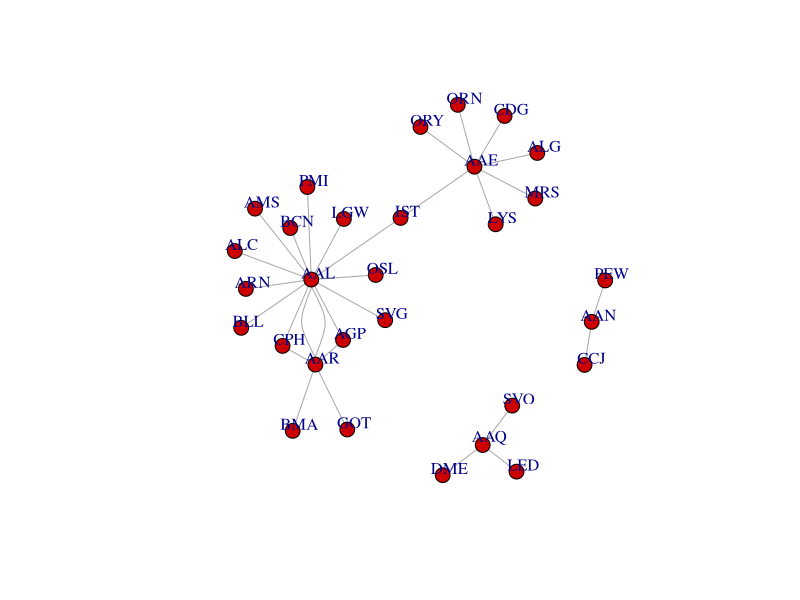
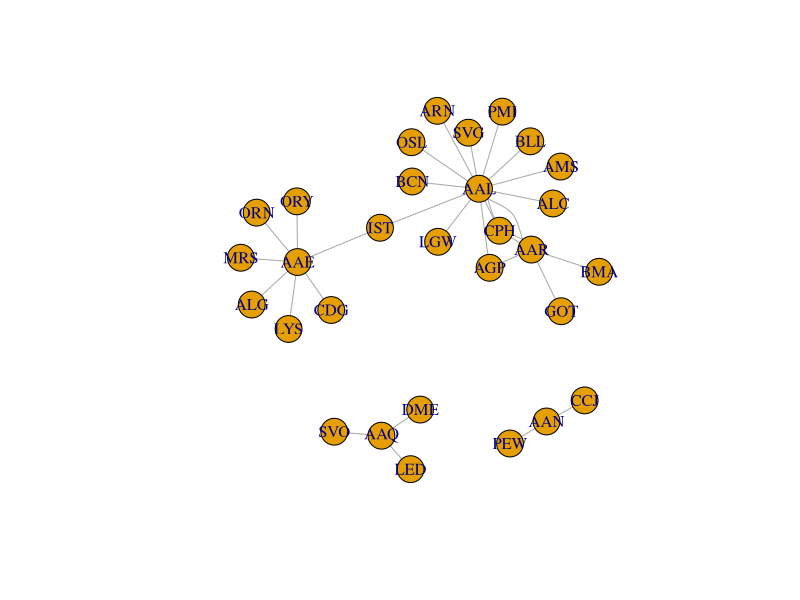
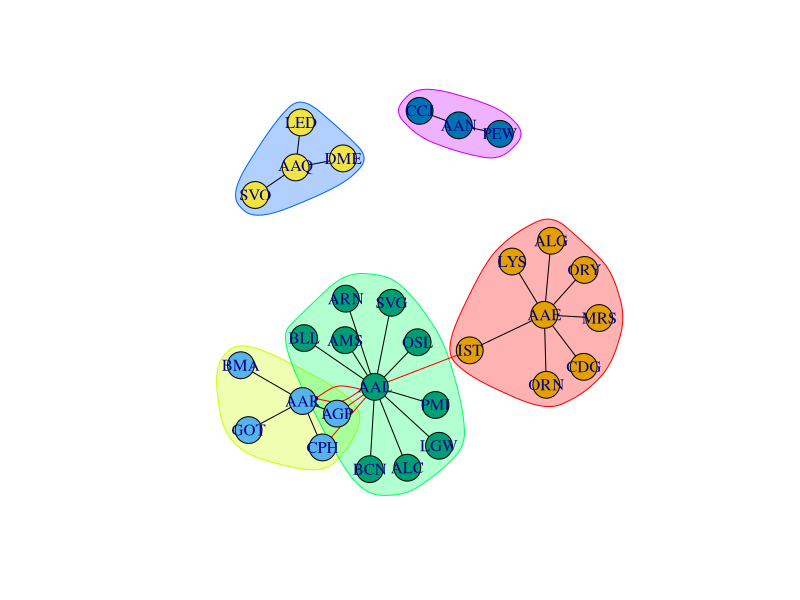
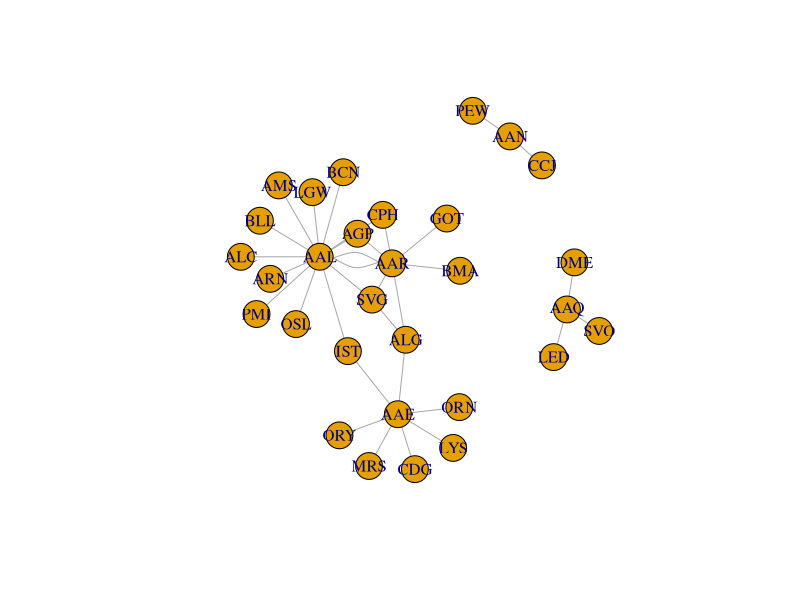

These figures' R source, in order: (Note: this script raises an error after producing the figures.)

#Load the package igraph (Network analysis and visualization)
library(igraph)
library(dplyr)

setwd(dirname(rstudioapi::getActiveDocumentContext()$path))
airports <- read.csv("airports.csv")
routes = read.csv("routes.csv")

edges <- routes %>% select(Source.Airport, Destinaton.Airport)%>% group_by(Source.Airport, Destinaton.Airport) %>% summarize(n())
colnames(edges)[1] <- "from"
colnames(edges)[2] <- "to"
colnames(edges)[3] <- "weight"

###################################
# data preparation
###################################

# make sure nodes is unique
nodes <- airports %>% select(IATA, Latitude, Longitude)
nodes <-unique(nodes[,1:3])
nodes <- subset(nodes, nodes$IATA != '\\N')

# remove edges that do not have valid nodes
edges <- edges[(edges$from %in% nodes$IATA),]
edges <- edges[(edges$to %in% nodes$IATA),]

#remove node that is used in any edge
nodes <- nodes[((nodes$IATA %in% edges$to) | (nodes$IATA %in% edges$from)),]


## reduce number of edges and nodes
edges <- edges[1:30,]
nodes <- nodes[((nodes$IATA %in% edges$to) | (nodes$IATA %in% edges$from)),]



#convert data to igraph object
g1<- graph_from_data_frame(d = edges[, 1:2], vertices = nodes$IATA, directed = FALSE)

##edges
E(g1)

##Vetices
V(g1)

table(head_of(g1, E(g1)))
V(g1)$degree<-degree(g1)
gorder(g1) 

plot(g1,vertex.color="red3",vertex.size=8,edge.arrow.size=0.3,
     vertex.label.cex=0,vertex.label.dist=0.7)
plot (g1)


###########################################
#community Detection
##########################################

##########################################
# Clique detection
##########################################

# The functions find cliques, ie. complete subgraphs in a graph
# clique.number calculates the size of the largest clique(s).
clique.number(g1)

#cliques find all complete subgraphs in the input graph, 
#obeying the size limitations given in the min and max arguments.
cliques(g1, min=3)

# How about we want to find smaller cliques
cliques(g1, min=22)

#maximal.cliques finds all maximal cliques in the input graph.
#A clique in maximal if it cannot be extended to a larger clique. 
#The largest cliques (maximum cliques) are always maximal, but a maximal clique is not neccessarily the largest.
maximal.cliques(g1)

# Maximum cliques: largest.cliques finds all largest cliques in the input 
# graph. A clique is largest if there is no other clique including more vertices.
largest.cliques(g1)




####################################################
# walktrap method
#####################################################

wc <- walktrap.community(g1)

#modularity calculates the modularity of a graph with respect to the given membership vector.
#Clauset, A.; Newman, M. E. J. & Moore, C. Finding community structure in very large networks,
#Phyisical Review E 2004, 70, 066111
modularity(wc)

membership(wc)
plot(wc, g1)



############################################################
# edge.betweenness.community
# Community structure detection based on edge betweenness
###########################################################
# Many networks consist of modules which are densely connected themselves 
#but sparsely connected to other modules.
#M Newman and M Girvan: Finding and evaluating community structure in networks, Physical
#Review E 69, 026113 (2004)
eb <- edge.betweenness.community(g1)
eb





############################################################
# fastgreedy.community 
# Community structure via greedy optimization of modularity
###########################################################
g1 <- add.edges(g1, c(1,6, 1,11, 6, 11))
plot(g1)
fc <- fastgreedy.community(g1)
membership(fc)
sizes(fc)

#karate <- graph.famous("Zachary")
#plot(karate)
fc
dendPlot(fc)

##########################################################
# leading.eigenvector.community
# Community structure detecting based on the leading eigenvector of the
# community matrix
##########################################################
lec <- leading.eigenvector.community(g1)
lec
leading.eigenvector.community(g1, start=membership(lec))



############################################################
# spinglass.community 
# Finding communities in graphs based on statistical meachanics
# This function tries to find communities in graphs via a 
# spin-glass model and simulated annealing.
############################################################
# J. Reichardt and S. Bornholdt: Statistical Mechanics of Community Detection, Phys. Rev. E, 74,
# 016110 (2006), http://arxiv.org/abs/cond-mat/0603718
# M. E. J. Newman and M. Girvan: Finding and evaluating community structure in networks, Phys.
# Rev. E 69, 026113 (2004)
# V.A. Traag and Jeroen Bruggeman: Community detection in networks with positive and negative
# links, http://arxiv.org/abs/0811.2329 (2008).
g1 <- induced.subgraph(g1, subcomponent(g1, 1))
plot(g1)
spinglass.community(g1, spins=2)
spinglass.community(g1, vertex=1)



#infomap Method
imc <- infomap.community(g1)
membership(imc)
communities(imc)


#########################################
# http://www.sixhat.net/finding-communities-in-networks-with-r-and-igraph.html
########################################

# let's generate two networks and merge them into one graph.
g2 <- barabasi.game(50, p=2, directed=F)
plot(g2)
g1 <- watts.strogatz.game(1, size=100, nei=5, p=0.05)
plot(g1)
g <- graph.union(g1,g2)
plot(g)

# let's remove multi-edges and loops
g <- simplify(g)

# let's see if we have communities here using the 
# Grivan-Newman algorithm
# 1st we calculate the edge betweenness, merges, etc...
ebc <- edge.betweenness.community(g, directed=F)
ebc

# Now we have the merges/splits and we need to calculate the modularity
# for each merge for this we'll use a function that for each edge
# removed will create a second graph, check for its membership and use
# that membership to calculate the modularity
mods <- sapply(0:ecount(g), function(i){
  g2 <- delete.edges(g, ebc$removed.edges[seq(length=i)])
  cl <- clusters(g2)$membership
  # March 13, 2014 - compute modularity on the original graph g 
  # (Thank you to Augustin Luna for detecting this typo) and not on the induced one g2. 
  modularity(g,cl)
})

# we can now plot all modularities
plot(mods, pch=20)

# Now, let's color the nodes according to their membership
g2<-delete.edges(g, ebc$removed.edges[seq(length=which.max(mods)-1)])
V(g)$color=clusters(g2)$membership

# Let's choose a layout for the graph
g$layout <- layout.fruchterman.reingold

# plot it
plot(g, vertex.label=NA)

# if we wanted to use the fastgreedy.community agorithm we would do
fc <- fastgreedy.community(g)
com<-community.to.membership(g, fc$merges, steps= which.max(fc$modularity)-1)
V(g)$color <- com$membership+1
g$layout <- layout.fruchterman.reingold
plot(g, vertex.label=NA)


###############################################################
# The following URL could be useful for community detection 
###############################################################
#http://igraph.wikidot.com/community-detection-in-r
#########################################
#https://sites.google.com/site/andrewjedelman/statistical-tools/network-analysis/community-detection
###########################################

#########################################
#http://smallstats.blogspot.sg/2012/12/community-detection-algorithm-with.html
